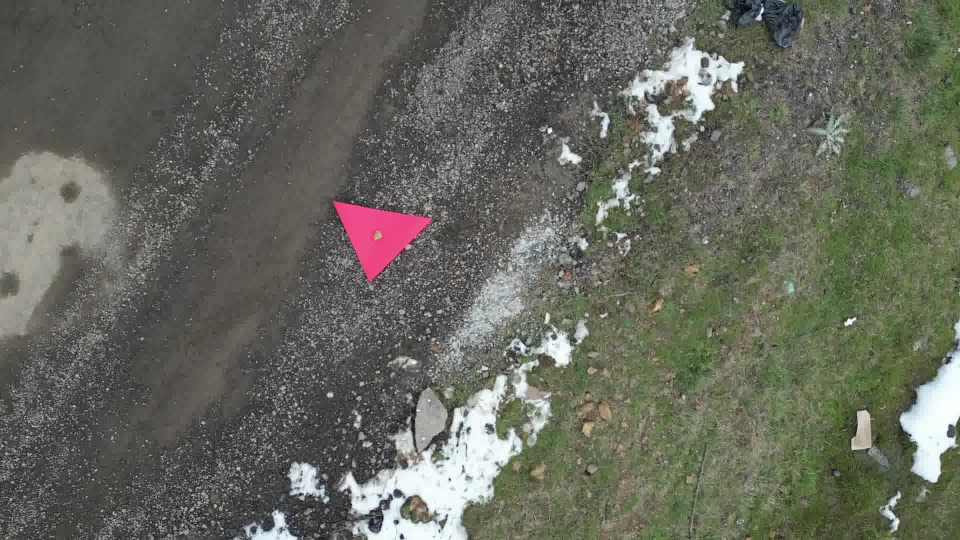
#> input picture fblue.jpg, 1920 x 1080 px, given in place of the camera (shown at 1/2 size)
$ python main.py
#> lines starting #> are read from the running program, lines starting #| are printed output that depends on the picture; after the words box and inside, x2 and y2 are one past the last pixel; in counts of white or black regions, pixels touching at a corner belong together
import cv2 as cv
import numpy as np

def nothing():
    pass

def main():
    #cap = cv.VideoCapture("Hsv_Object_Detection/hsv.mp4")
    cap = cv.VideoCapture(0)

    cv.namedWindow("Trackbar")

    cv.createTrackbar("LH","Trackbar",0,179, nothing)
#> slider 'LH' is set to 35
    cv.createTrackbar("LS","Trackbar",0,255, nothing)
#> slider 'LS' is set to 51
    cv.createTrackbar("LV","Trackbar",0,255, nothing)
#> slider 'LV' is set to 51
    cv.createTrackbar("UH","Trackbar",0,179, nothing)
#> slider 'UH' is set to 179
    cv.createTrackbar("US","Trackbar",0,255, nothing)
#> slider 'US' is set to 255
    cv.createTrackbar("UV","Trackbar",0,255, nothing)
#> slider 'UV' is set to 255

    while True:
        _, frame = cap.read()
#> frame is the input picture: shape (1080, 1920, 3); mean B, G, R 93.8, 104.3, 102.6
        frame = cv.resize(frame,(720,480))
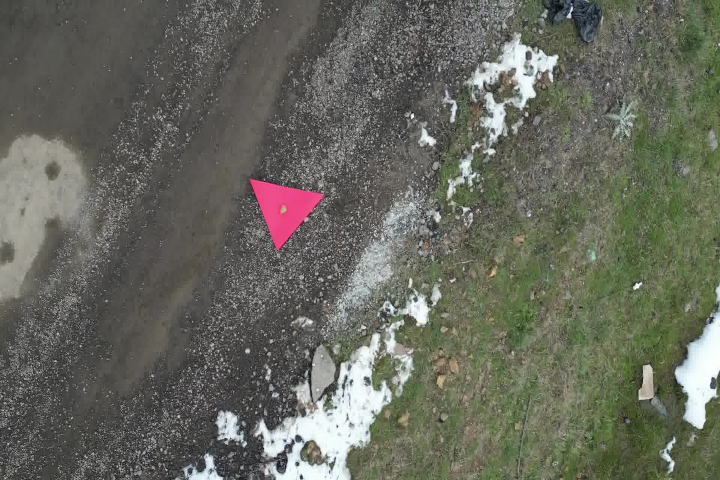
#> frame: shape (480, 720, 3); mean B, G, R 93.7, 104.2, 102.5
        hsv = cv.cvtColor(frame,cv.COLOR_BGR2HSV)
#> hsv: shape (480, 720, 3); mean H, S, V 37.4, 32.1, 106.2

        lh = cv.getTrackbarPos("LH","Trackbar")
        ls = cv.getTrackbarPos("LS","Trackbar")
        lv = cv.getTrackbarPos("LV","Trackbar")
        uh = cv.getTrackbarPos("UH","Trackbar")
        us = cv.getTrackbarPos("US","Trackbar")
        uv = cv.getTrackbarPos("UV","Trackbar")

        lower_blue = np.array([lh,ls,lv])
        upper_blue = np.array([uh,us,uv])

        mask = cv.inRange(hsv,lower_blue,upper_blue)
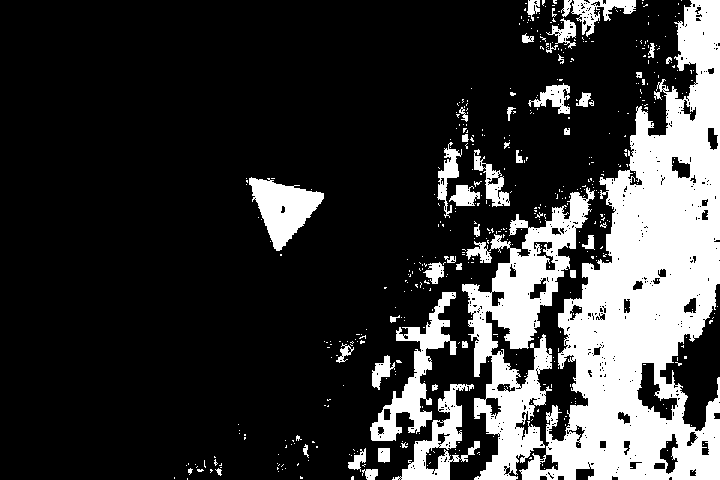
#> mask: shape (480, 720); 21.9% white; 494 white regions (448 under 20 px), largest, box (x1, y1, x2, y2) and area: (519, 0, 720, 480) 45254, (462, 187, 595, 480) 13338, (370, 292, 457, 441) 3505

        bitwise = cv.bitwise_and(frame, frame, mask=mask)
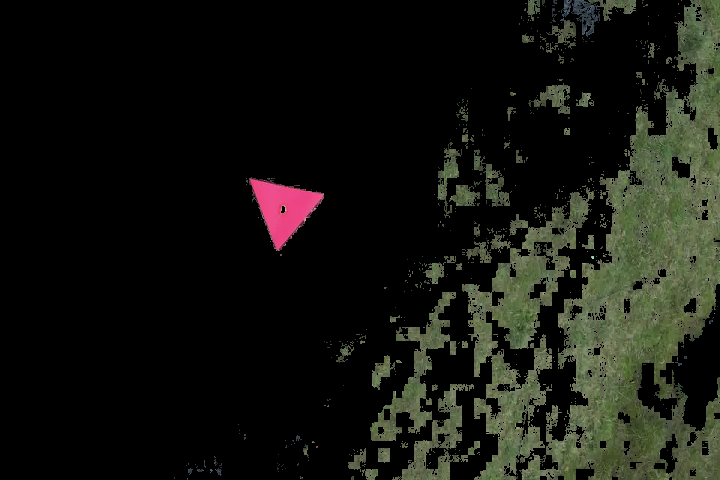
#> bitwise: shape (480, 720, 3); mean B, G, R 16.4, 22.5, 21.3
        cv.imshow("Frame", frame)
        cv.imshow("Mask", mask)
        cv.imshow("Bitwise", bitwise)

        if cv.waitKey(1) & 0xFF ==  ord('q'):
#> (key q is pressed here)
            break

    cv.destroyAllWindows()
if __name__ == "__main__":
    main()

$ run again, on fred.jpg
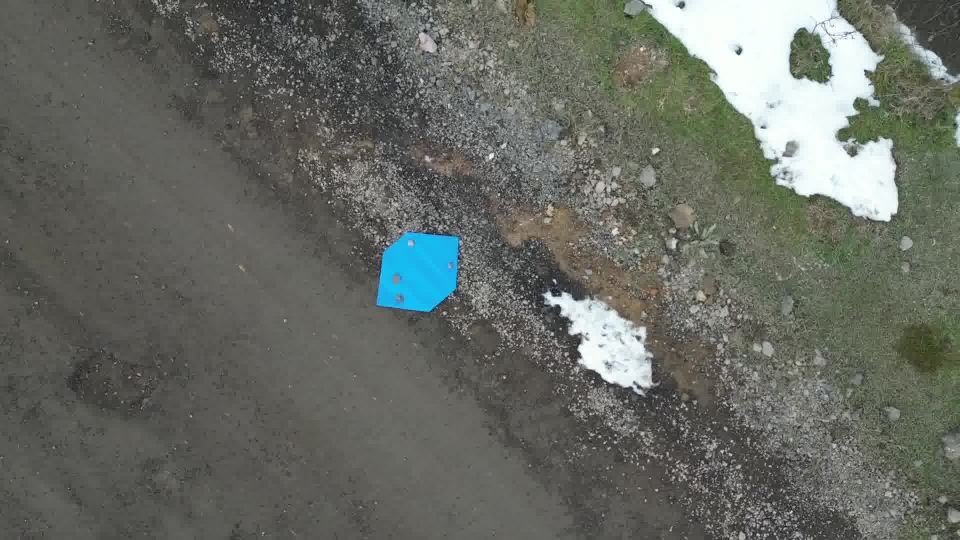
#> input picture fred.jpg, 1920 x 1080 px, given in place of the camera (shown at 1/2 size)
#> in main, frame is the input picture: shape (1080, 1920, 3); mean B, G, R 99.5, 106.2, 102.8
#> frame: shape (480, 720, 3)
#> hsv: shape (480, 720, 3); mean H, S, V 38.3, 24.3, 107.6
#> in main, `mask = cv.inRange(hsv,lower_blue,upper_blue)`:
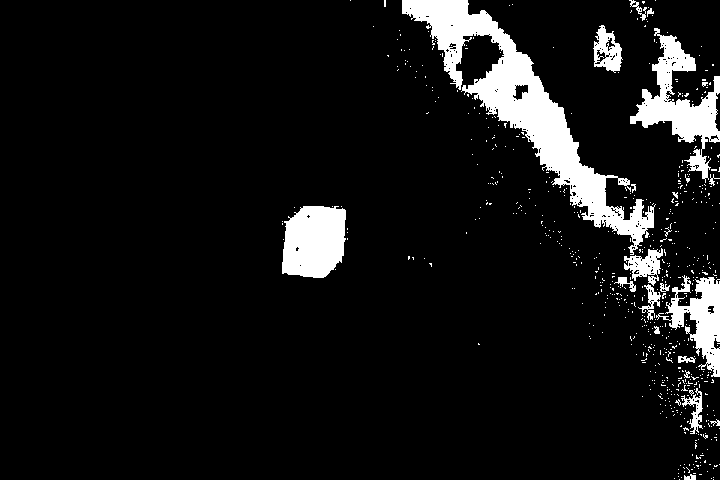
#> mask: shape (480, 720); 8.1% white; 629 white regions (607 under 20 px), largest, box (x1, y1, x2, y2) and area: (402, 0, 656, 255) 12863, (630, 28, 720, 183) 4532, (282, 206, 346, 278) 3872
#> in main, `bitwise = cv.bitwise_and(frame, frame, mask=mask)`:
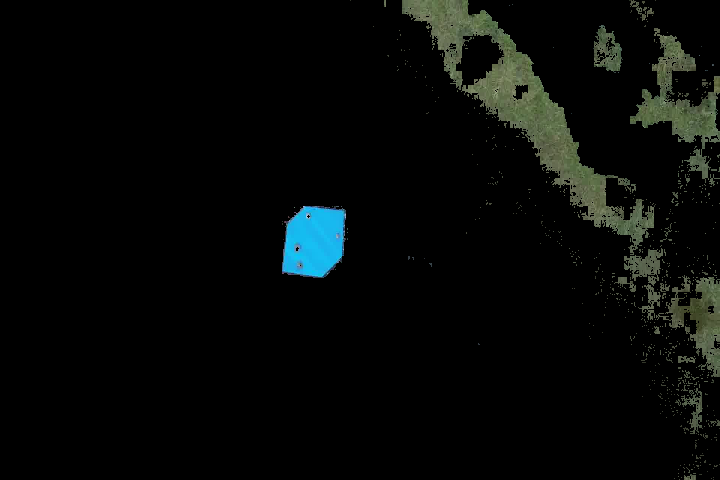
#> bitwise: shape (480, 720, 3); mean B, G, R 7.7, 9.2, 6.8
